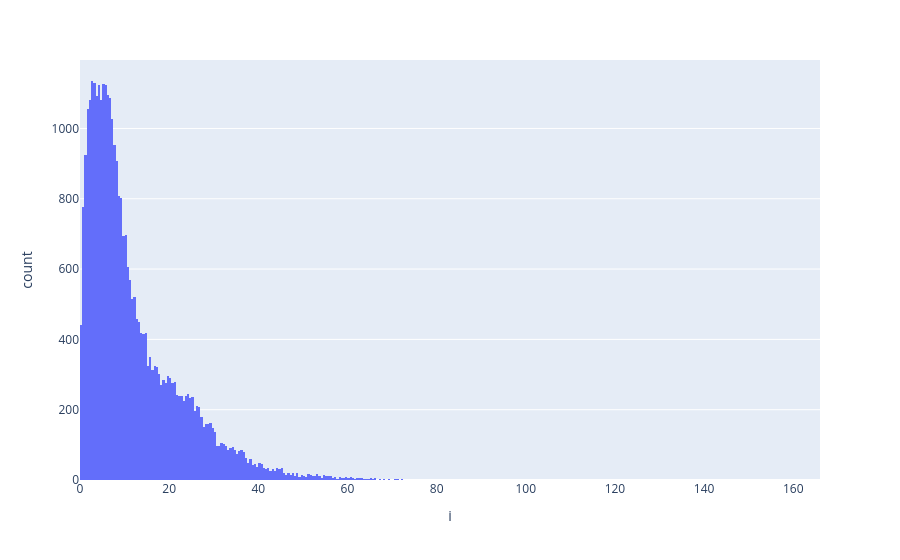

This figure's notebook cell:
### Code cell
import plotly.express as px
df = px.data.tips()
fig = px.histogram(joined, x="i")
fig.show()

### Figure 1 — Plotly figure (JSON) as saved in the notebook; plotly's stock layout.template omitted (floating-point values rounded to 4 significant figures; data arrays with more than 128 entries replaced by an {"elided": "..."} marker saying what was removed)
{"data": [{"bingroup": "x", "hovertemplate": "i=%{x}<br>count=%{y}<extra></extra>", "legendgroup": "", "marker": {"color": "#636efa", "pattern": {"shape": ""}}, "name": "", "orientation": "v", "showlegend": false, "type": "histogram", "x": {"elided": "34324 float values"}, "xaxis": "x", "yaxis": "y"}], "layout": {"barmode": "relative", "legend": {"tracegroupgap": 0}, "margin": {"t": 60}, "xaxis": {"anchor": "y", "domain": [0, 1], "title": {"text": "i"}}, "yaxis": {"anchor": "x", "domain": [0, 1], "title": {"text": "count"}}}}
